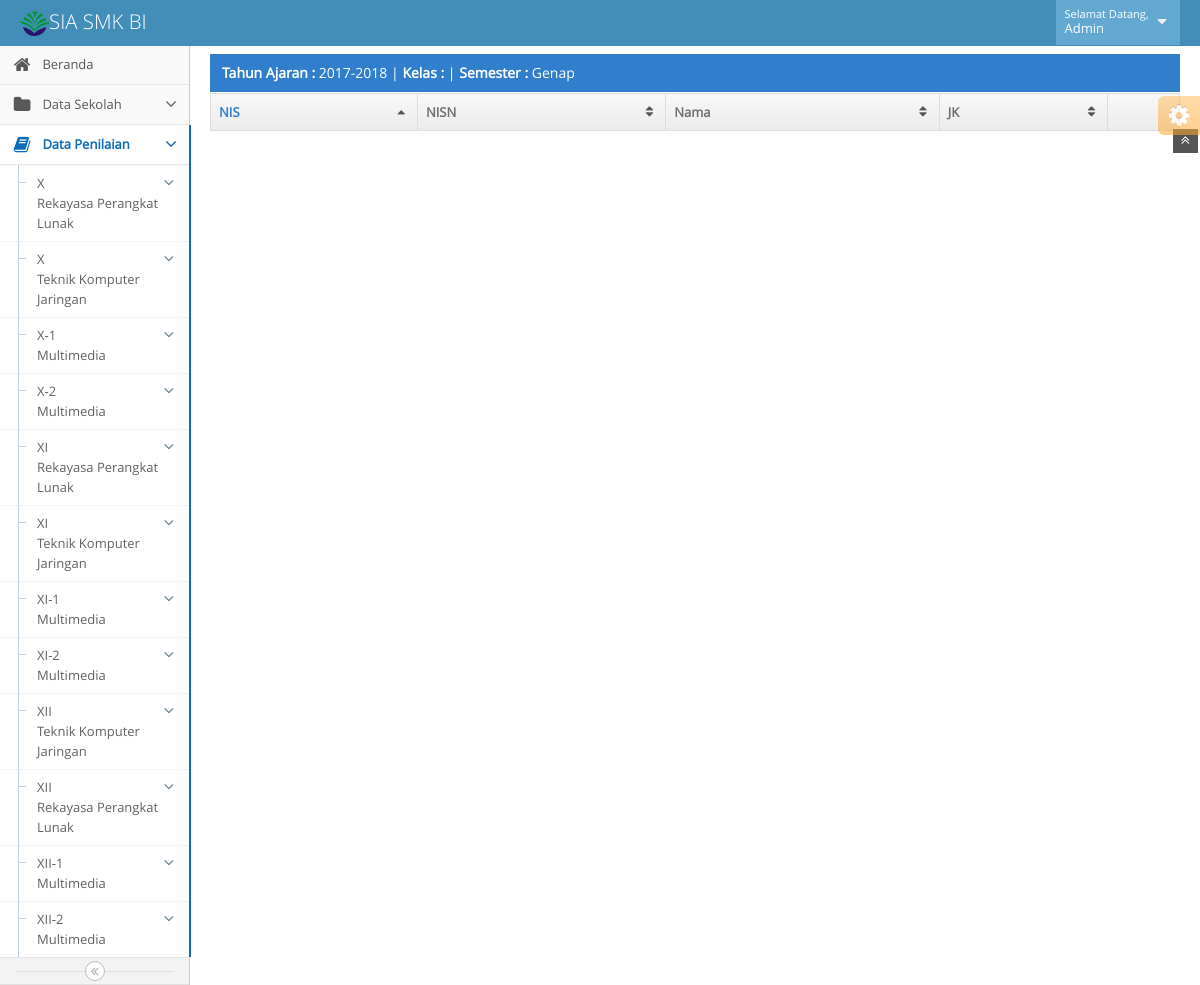
The page /admin/penilaiankelas.php (signed in) on the database its author committed.
### tables this page shows
CREATE TABLE `kelas` (
  `kode_kelas` int(4) NOT NULL,
  `tahun_ajar` varchar(10) NOT NULL,
  `kelas` varchar(5) NOT NULL,
  `peminatan` varchar(25) NOT NULL
);

### admin/penilaiankelas.php (the view, shortened to what this page needs)
<?php
	include('../config.php');
	$kode=$_GET['kk'];
	$smt=$_GET['smt'];
	$user=$_SESSION['user'];
	$query="select nama_admin from administrator where user='$user'";
	$result=mysqli_query($koneksi,$query) or die(mysqli_error());
	while($data=mysqli_fetch_array($result)){
		$nama=$data['nama_admin'];
	}
	$queryta="select tahun_ajar from kelas order by kode_kelas desc limit 1";
	$ta=mysqli_query($koneksi,$queryta);
	$data=mysqli_fetch_array($ta);
	$tampilta=$data['tahun_ajar'];
	$query2="select * from kelas where kelas.tahun_ajar='$tampilta' order by kelas.kelas";
	$result2=mysqli_query($koneksi,$query2);
	$query3="select * from kelas where kode_kelas='$kode'";
	$result3=mysqli_query($koneksi,$query3);
	$data3=mysqli_fetch_array($result3);
?>
<!DOCTYPE html>
<html lang="en">
	<head>
		<link href="../assets/css/bootstrap.min.css" rel="stylesheet" />
		<link href="../assets/css/bootstrap-responsive.min.css" rel="stylesheet" />
		<link rel="stylesheet" href="../assets/css/font-awesome.min.css" />
		<link rel="stylesheet" href="../assets/css/ace-fonts.css" />
		<link rel="stylesheet" href="../assets/css/ace.min.css" />
		<link rel="stylesheet" href="../assets/css/ace-responsive.min.css" />
		<link rel="stylesheet" href="../assets/css/ace-skins.min.css" />
	</head>
	<body>
		<div class="navbar">
			<div class="navbar-inner">
				<div class="container-fluid">
					<a href="#" class="brand">
						<small>
							<img src="../assets/images/logobi-25.png" width="15%">SIA SMK BI
						</small>
					</a>
					<ul class="nav ace-nav pull-right">
						<li class="light-blue">
							<a data-toggle="dropdown" href="#" class="dropdown-toggle">
								<span class="user-info">
									<small>Selamat Datang,</small>
									<?php
										echo $nama;
									?>
								</span>
								<i class="icon-caret-down"></i>
							</a>
						</li>
					</ul>
				</div>
			</div>
		</div>
		<div class="main-container container-fluid">
			<div class="sidebar" id="sidebar">
				<ul class="nav nav-list">
					<li>
						<a href="admin.php">
							<i class="icon-home"></i>
							<span class="menu-text"> Beranda </span>
						</a>
					</li>
					<li>
						<a href="#" class="dropdown-toggle">
							<i class="icon-folder-close "></i>
							<span class="menu-text"> Data Sekolah </span>
							<b class="arrow icon-angle-down"></b>
						</a>
					</li>
					<li class="active open">
						<a href="#" class="dropdown-toggle">
							<i class="icon-book "></i>
							<span class="menu-text"> Data Penilaian </span>
							<b class="arrow icon-angle-down"></b>
						</a>
						<ul class="submenu">
						<?php
							while ($datakls=mysqli_fetch_array($result2)) {
								if ($kode==$datakls['kode_kelas']) {
									echo '<li class="active open">
										<a href="#" class="dropdown-toggle">
											<i class="icon-double-angle-right"></i>';
									echo $datakls['kelas']." <br>".$datakls['peminatan'];
									echo '<b class="arrow icon-angle-down"></b></a>
										<ul class="submenu">';
									if ($smt==01) {
										echo '<li class="active">
											<a href="penilaiankelas.php?kk='.$datakls['kode_kelas'].'&&smt=01">
												<i class="icon-adjust"></i>
												Semester Ganjil
											</a>
										</li>
										<li>
											<a href="penilaiankelas.php?kk='.$datakls['kode_kelas'].'&&smt=11">
												<i class="icon-circle"></i>
												Semester Genap
											</a>
										</li>';
									}else{
										echo '<li>
											<a href="penilaiankelas.php?kk='.$datakls['kode_kelas'].'&&smt=01">
												<i class="icon-adjust"></i>
												Semester Ganjil
											</a>
										</li>
										<li class="active">
											<a href="penilaiankelas.php?kk='.$datakls['kode_kelas'].'&&smt=11">
												<i class="icon-circle"></i>
												Semester Genap
											</a>
										</li>';
									}
									echo '</ul>
										</li>';
								}else{
									echo '<li>
										<a href="#" class="dropdown-toggle">
											<i class="icon-double-angle-right"></i>';
									echo $datakls['kelas']." <br>".$datakls['peminatan'];
									echo '<b class="arrow icon-angle-down"></b></a>
										<ul class="submenu">';
									echo '<li>
											<a href="penilaiankelas.php?kk='.$datakls['kode_kelas'].'&&smt=01">
												<i class="icon-adjust"></i>
												Semester Ganjil
											</a>
										</li>
										<li>
											<a href="penilaiankelas.php?kk='.$datakls['kode_kelas'].'&&smt=11">
												<i class="icon-circle"></i>
												Semester Genap
											</a>
										</li>
									</ul>
								</li>';
								}
							}
						?>
						</ul>
					</li>
				</ul>
				<div class="sidebar-collapse" id="sidebar-collapse">
					<i class="icon-double-angle-left"></i>
				</div>
			</div>
			<div class="main-content">
				<div class="page-content">
					<div class="row-fluid">
						<div class="span12">
							<div class="table-header">
					      	<?php
								echo "<b>Tahun Ajaran :</b> $tampilta | ";
								echo "<b>Kelas :</b> ".$data3['kelas']." ".$data3['peminatan']." | ";
								if ($smt==01) {
									$kodesmt="Ganjil";
								}else{
									$kodesmt="Genap";
								}
								echo "<b>Semester : </b>".$kodesmt;
						    ?>
						    </div>
							<table id="tabel1" class="table table-striped table-bordered table-hover ">
								<thead>
									<tr>
										<th>NIS</th>
										<th>NISN</th>
										<th>Nama</th>
										<th>JK</th>
										<th></th>
									</tr>
								</thead>
								</table>
						</div>
						<div class="ace-settings-container" id="ace-settings-container">
							<div class="btn btn-app btn-mini btn-warning ace-settings-btn" id="ace-settings-btn">
								<i class="icon-cog bigger-150"></i>
							</div>
						</div>
					</div>
				</div>
			<div>
		<div>
		<a href="#" id="btn-scroll-up" class="btn-scroll-up btn btn-small btn-inverse">
			<i class="icon-double-angle-up icon-only bigger-110"></i>
		</a>
	</body>
</html>

### rows shown on the page
kelas: kelas "X", peminatan "Rekayasa Perangkat Lunak"
kelas: kelas "X", peminatan "Teknik Komputer Jaringan"
kelas: kelas "X-1", peminatan "Multimedia"
kelas: kelas "X-2", peminatan "Multimedia"
kelas: kelas "XI", peminatan "Rekayasa Perangkat Lunak"
kelas: kelas "XI", peminatan "Teknik Komputer Jaringan"
kelas: kelas "XI-1", peminatan "Multimedia"
kelas: kelas "XI-2", peminatan "Multimedia"
kelas: kelas "XII", peminatan "Teknik Komputer Jaringan"
kelas: kelas "XII", peminatan "Rekayasa Perangkat Lunak"
kelas: kelas "XII-1", peminatan "Multimedia"
kelas: kelas "XII-2", peminatan "Multimedia"

### other values the page prints
$nama "Admin"
$tampilta "2017-2018"
$kodesmt "Genap"
